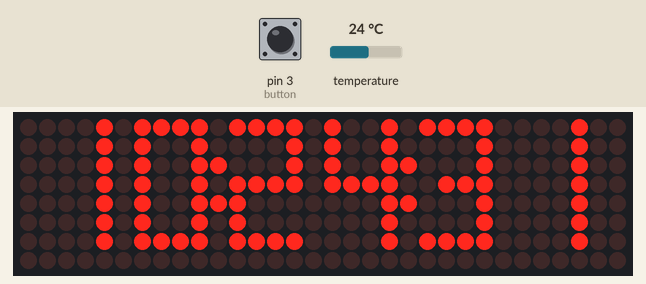
Bench run of a sketch on a simulated Arduino Uno, built with avr-gcc and run on an emulated ATmega328P. Shown: 32×8 LED matrix. The test bench sets the inputs (shaded band); at power-on: pin 3 (button) HIGH, temperature 24 °C. The local clock reads 2024-03-15 10:24:30 at power-on unless the sketch sets it.

Above: at 1.2 s.
1.3 s: pin 3 (button) pulled LOW for 0.15 s
At 2.4 s:
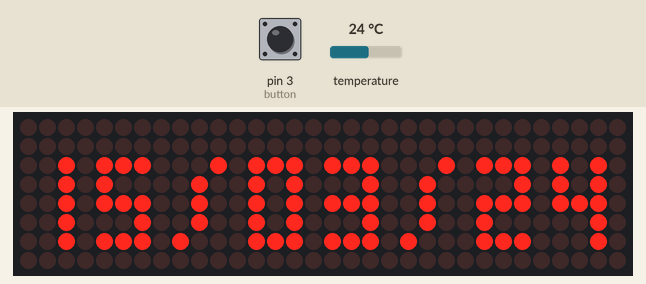
3.3 s: pin 3 (button) pulled LOW for 1 s
At 5.8 s:
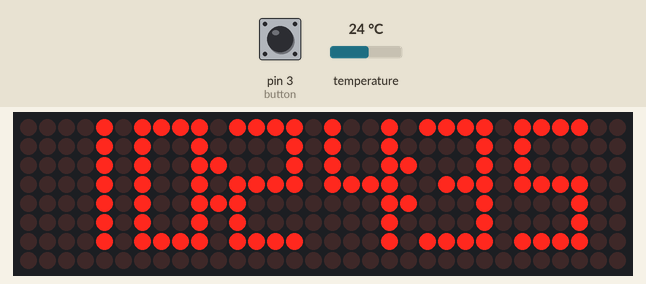
10.3 s: pin 3 (button) driven LOW
At 11.8 s:
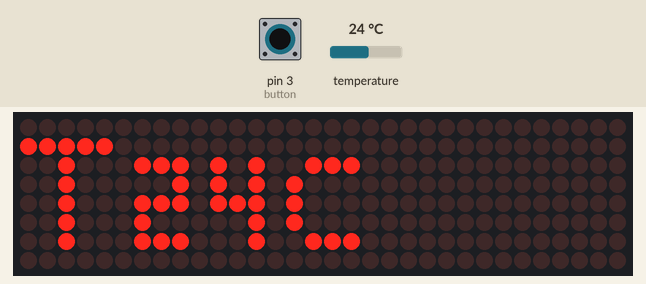
13.3 s: pin 3 (button) driven HIGH
At 14.8 s:
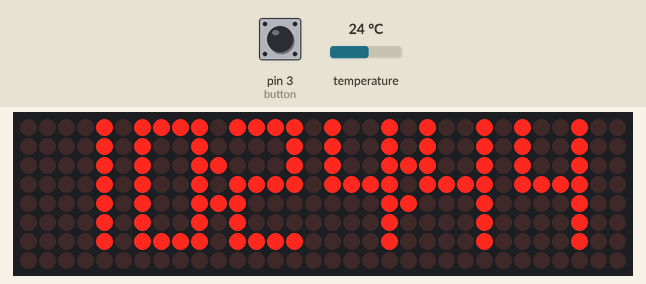
Timing chart, 0 to 16.3 s (numbered marks = the images above; inputs shaded):
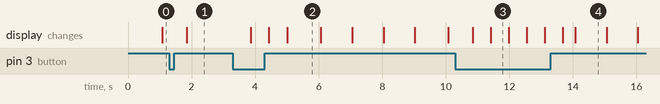

Measured:
- after the input at 1.3 s, the display: changes after 0.54 s (image 1)
- after the input at 3.3 s, the display: first changes after 0.56 s (image 2 shows a later state)
- after the input at 10.3 s, the display: first changes after 0.54 s (image 3 shows a later state)
- after the input at 13.3 s, the display: first differs from a run without the input after 0.77 s (image 4)
- what the display in image 2 shows lasts 1.1 s, from 5.0 s to 6.1 s
- what the display in image 3 shows lasts 0.6 s, from 11.4 s to 12.0 s
- what the display in image 4 shows lasts 1.0 s, from 14.1 s to 15.1 s

The sketch:

Horloge_led.ino
```cpp
#include "LedControl.h"
#include "RTClib.h"
#include <Wire.h>

#define CLK_PIN   13
#define DATA_PIN  11
#define CS_PIN    10

#define MAX_DEVICES 4
#define DELAY 50

#define button 3

#define BUFFER_SIZE 20
#define VERSION     "1.0"

LedControl lc = LedControl(DATA_PIN,CLK_PIN,CS_PIN,MAX_DEVICES);
RTC_DS3231 rtc;

byte data[MAX_DEVICES][8];

// 4 x 7
byte numeric[][8] = {
  {0xF0,0x90,0x90,0x90,0x90,0x90,0xF0,0x00}, // 0
  {0x10,0x10,0x10,0x10,0x10,0x10,0x10,0x00}, // 1
  {0xF0,0x10,0x10,0xF0,0x80,0x80,0xF0,0x00}, // 2
  {0xF0,0x10,0x10,0x70,0x10,0x10,0xF0,0x00}, // 3
  {0x90,0x90,0x90,0xF0,0x10,0x10,0x10,0x00}, // 4
  {0xF0,0x80,0x80,0xF0,0x10,0x10,0xF0,0x00}, // 5
  {0xF0,0x80,0x80,0xF0,0x90,0x90,0xF0,0x00}, // 6
  {0xF0,0x10,0x10,0x10,0x10,0x10,0x10,0x00}, // 7
  {0xF0,0x90,0x90,0xF0,0x90,0x90,0xF0,0x00}, // 8
  {0xF0,0x90,0x90,0xF0,0x10,0x10,0xF0,0x00}, // 9
  {0x00,0x00,0x80,0x00,0x80,0x00,0x00,0x00}, // :
  {0x00,0x00,0x00,0x00,0x00,0x00,0x00,0x00}  // empty
};

byte tempc[][8] = {
  {0x00,0xF8,0x20,0x20,0x20,0x20,0x20,0x00}, // T (5)
  {0x00,0x00,0x70,0x80,0x80,0x80,0x70,0x00}, // c (4)
  {0x00,0x00,0x00,0x80,0x00,0x80,0x00,0x00}  // : (1)
};

// 3 x 5
byte numdate[][8] = {
  {0x00,0x00,0xE0,0xA0,0xA0,0xA0,0xE0,0x00}, // 0
  {0x00,0x00,0x20,0x20,0x20,0x20,0x20,0x00}, // 1
  {0x00,0x00,0xE0,0x20,0xE0,0x80,0xE0,0x00}, // 2
  {0x00,0x00,0xE0,0x20,0xE0,0x20,0xE0,0x00}, // 3
  {0x00,0x00,0xA0,0xA0,0xE0,0x20,0x20,0x00}, // 4
  {0x00,0x00,0xE0,0x80,0xE0,0x20,0xE0,0x00}, // 5
  {0x00,0x00,0xE0,0x80,0xE0,0xA0,0xE0,0x00}, // 6
  {0x00,0x00,0xE0,0x20,0x20,0x20,0x20,0x00}, // 7
  {0x00,0x00,0xE0,0xA0,0xE0,0xA0,0xE0,0x00}, // 8
  {0x00,0x00,0xE0,0xA0,0xE0,0x20,0xE0,0x00}, // 9
  {0x00,0x00,0x20,0x40,0x40,0x40,0x80,0x00}  // /
};

int buttonVal = 1;

char serial_buffer[BUFFER_SIZE];
int buffer_position;

void setup() {
  pinMode(button, INPUT_PULLUP);

  for (int i = 0; i < MAX_DEVICES; i++)
  {
    lc.shutdown(i,false);
    lc.setIntensity(i,5);
    lc.clearDisplay(i);
    for (int j = 0; j < 8; j++)
    {
      data[i][j] = numeric[11][j];
    }
  }

  if (!rtc.begin()) {
    Serial.println("Couldn't find RTC");
    while (1);
  }

  if (rtc.lostPower()) {
    Serial.println("RTC lost power, lets set the time!");
    // If the RTC have lost power it will sets the RTC to the date & time this sketch was compiled in the following line
    rtc.adjust(DateTime(F(__DATE__), F(__TIME__)));
    // This line sets the RTC with an explicit date & time, for example to set
    // January 21, 2014 at 3am you would call:
    // rtc.adjust(DateTime(2014, 1, 21, 3, 0, 0));
  }

  Serial.begin(57600);
  Wire.begin();
}

void loop() {
  if (!digitalRead(button))
  {
    changeDisplay();
    delay(500);
  }
  updateTime();
  fillData(true);
  display();
  delay(DELAY);
}

void fillData(boolean sep)
{
  DateTime now = rtc.now();
  if (buttonVal == 1)
  {
    int num1 = now.hour() / 10;
    int num2 = now.hour() % 10;
    int num3 = now.minute() / 10;
    int num4 = now.minute() % 10;
    int num5 = now.second() / 10;
    int num6 = now.second() % 10;
    int separator = 10;
    if (!sep) {
      separator = 11;
    }

    for(int i = 0; i < 8; i++)
    {
      data[3][i] = (numeric[num1][i] >> 1) + (numeric[num2][i] >> 6);
      data[2][i] = (numeric[num2][i] << 2) + (numeric[separator][i] >> 2) + (numeric[num3][i] >> 3); //+ (numeric[num4][i] >> 7);
      data[1][i] = (numeric[num4][i]) + (numeric[separator][i] >> 4) + (numeric[num5][i] >> 5);
      data[0][i] = (numeric[num5][i] << 3) + (numeric[num6][i] >> 2);
    }
  }
  else if (buttonVal == 3)
  {
    int num1 = 0;
    int num2 = 0;
    int temperature = rtc.getTemperature();
    if (temperature < 10)
    {
      num2 = temperature;
    }
    else
    {
      num1 = temperature / 10;
      num2 = temperature % 10;
    }

    for(int i = 0; i < 8; i++)
    {
      data[3][i] = tempc[0][i] + (numdate[num1][i] >> 6);
      data[2][i] = (numdate[num1][i] << 2) + (numdate[num2][i] >> 2) + (tempc[1][i] >> 6);
      data[1][i] = (tempc[1][i] << 2);
      data[0][i] = numeric[11][i];
    }
  }
  else if (buttonVal == 2)
  {
    int jour1 = now.day() / 10;
    int jour2 = now.day() % 10;
    int mois1 = now.month() / 10;
    int mois2 = now.month() % 10;
    int annee1 = (now.year() % 100) / 10;
    int annee2 = (now.year() % 100) % 10;

    for(int i = 0; i < 8; i++)
    {
      data[3][i] = numdate[jour1][i] + (numdate[jour2][i] >> 4);
      data[2][i] = numdate[10][i] + (numdate[mois1][i] >> 4);
      data[1][i] = numdate[mois2][i] + (numdate[10][i] >> 4);
      data[0][i] = numdate[annee1][i] + (numdate[annee2][i] >> 4);
    }
  }
}

void display()
{
  for (int matrix = 0; matrix < MAX_DEVICES; matrix++)
  {
    for (int row = 0; row < 8; row++)
    {
      lc.setRow(matrix,row,data[matrix][row]);
    }
  }
}

void changeDisplay() {
  buttonVal++;
  if (buttonVal > 3)
  {
    buttonVal = 1;
  }
}

void updateTime()
{
  if (Serial.available() > 0) {

    // Read the incoming character
    char incoming_char = Serial.read();

    // End of line?
    if(incoming_char == '\n') {

      // Parse the command

      // ##
      if(serial_buffer[0] == '#' && serial_buffer[1] == '#')
        Serial.println("!!");

      // ?V
      else if(serial_buffer[0] == '?' && serial_buffer[1] == 'V')
        Serial.println(VERSION);

      // ?T
      else if(serial_buffer[0] == '?' && serial_buffer[1] == 'T') {
        DateTime now = rtc.now();
        char time_string[20];
        sprintf(time_string, "%02d/%02d/%d %02d:%02d:%02d",
          now.day(), now.month(), now.year(),
          now.hour(), now.minute(), now.second());
          Serial.println(time_string);
      }

      // !T
      else if(serial_buffer[0] == '!' && serial_buffer[1] == 'T') {

        String time_string = String(serial_buffer);
        int day = time_string.substring(2, 4).toInt();
        int month = time_string.substring(4, 6).toInt();
        int year = time_string.substring(6, 10).toInt();
        int hour = time_string.substring(10, 12).toInt();
        int minute = time_string.substring(12, 14).toInt();
        int second = time_string.substring(14, 16).toInt();
        DateTime set_time = DateTime(year, month, day, hour, minute, second);
        rtc.adjust(set_time);
        Serial.println("OK");
      }

      // Reset the buffer
      buffer_position = 0;
    }

    // Carriage return, do nothing
    else if(incoming_char == '\r');

    // Normal character
    else {

      // Buffer full, we need to reset it
      if(buffer_position == BUFFER_SIZE - 1) buffer_position = 0;

      // Store the character in the buffer and move the index
      serial_buffer[buffer_position] = incoming_char;
      buffer_position++;
    }
  }
}
```
